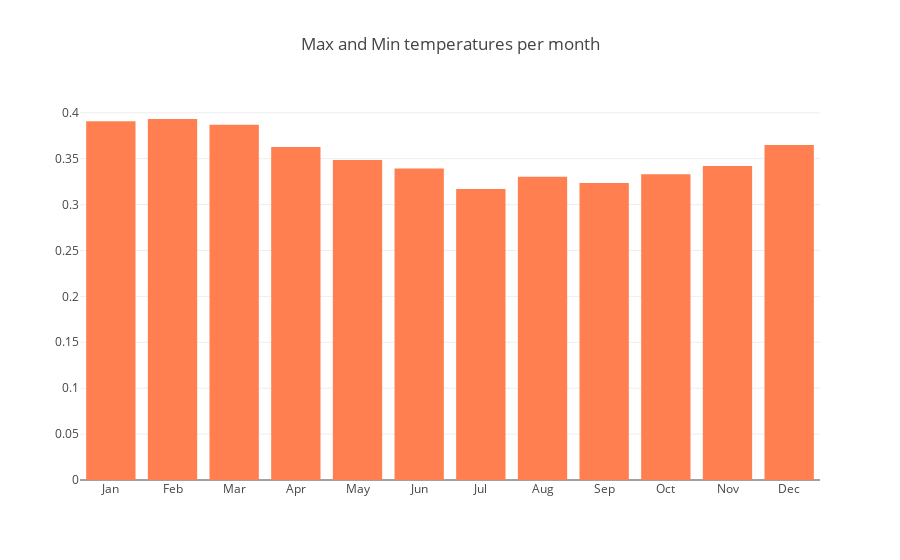

Notebook code cell kept with this figure:
### Code cell
stats = data_months.describe()


x = ['Jan','Feb','Mar','Apr','May','Jun','Jul','Aug','Sep','Oct','Nov','Dec']

trace0 = go.Bar(
    x = x,
    y= stats.loc['std',x],
    name = 'Highest Temperature per month',
    marker = dict(color = 'coral')
)

layout = go.Layout(title = 'Max and Min temperatures per month')
                  
data = [trace0]
fig = go.Figure(data = data, layout=layout)
py.iplot(fig)

### Figure 1 — Plotly figure (JSON) as saved in the notebook; plotly's stock layout.template omitted (floating-point values rounded to 4 significant figures)
{"data": [{"marker": {"color": "coral"}, "name": "Highest Temperature per month", "type": "bar", "uid": "451243d2-cbcc-11e8-a316-94de806b86f9", "x": ["Jan", "Feb", "Mar", "Apr", "May", "Jun", "Jul", "Aug", "Sep", "Oct", "Nov", "Dec"], "y": [0.3907, 0.3932, 0.3868, 0.3628, 0.3486, 0.3394, 0.3169, 0.3303, 0.3236, 0.3331, 0.342, 0.3648]}], "layout": {"title": "Max and Min temperatures per month"}}
